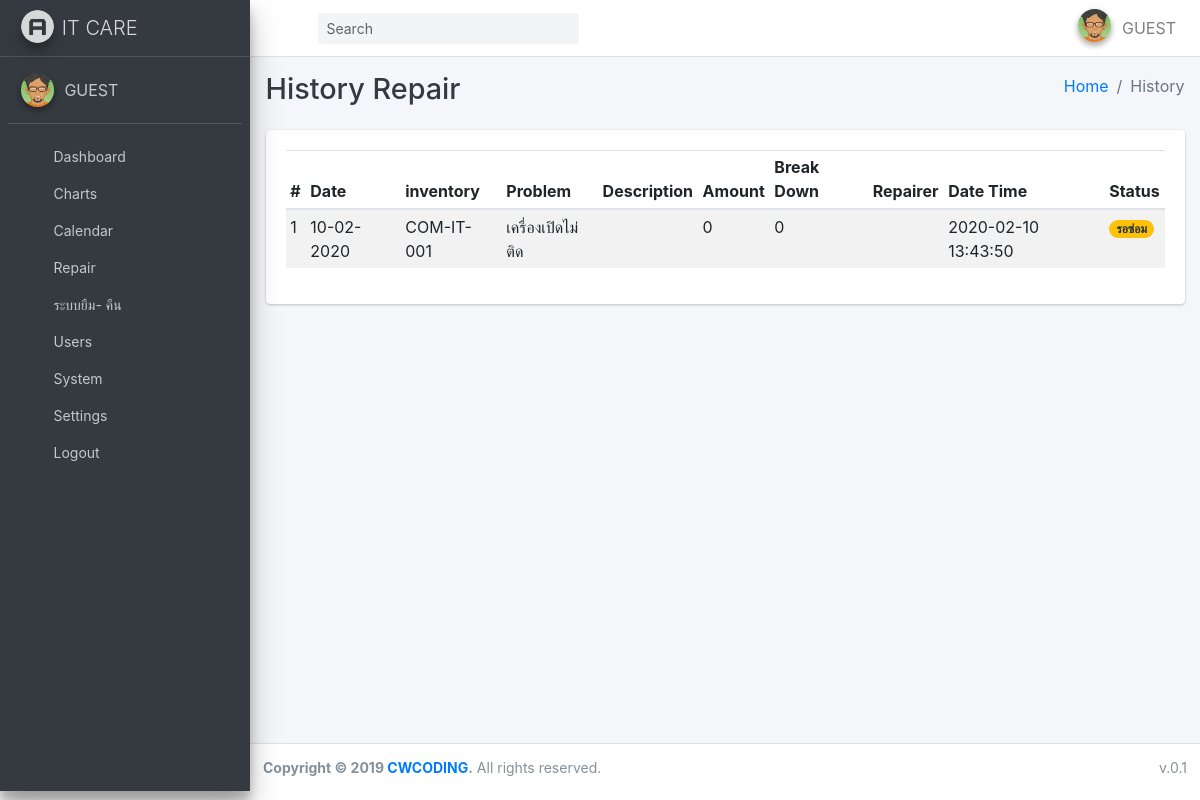
The page /?page=repair/view&inventory_id=1 on the database its author committed.
### tables this page shows
CREATE TABLE `system` (
  `id` int(11) NOT NULL,
  `title` varchar(50) DEFAULT NULL,
  `name` varchar(500) DEFAULT NULL,
  `line_token` varchar(50) NOT NULL,
  `updated_at` varchar(50) DEFAULT NULL,
  `created_at` varchar(50) DEFAULT NULL
);

CREATE TABLE `repair_detail` (
  `id` int(11) NOT NULL,
  `repair_id` int(11) DEFAULT NULL,
  `status_id` int(11) DEFAULT NULL,
  `note` varchar(500) DEFAULT NULL,
  `user_name` varchar(200) DEFAULT NULL,
  `updated_at` varchar(50) DEFAULT NULL,
  `created_at` varchar(50) DEFAULT NULL,
  `per_name` varchar(200) DEFAULT NULL,
  `amount` int(11) DEFAULT 0,
  `breakdown` int(11) DEFAULT 0,
  `inventory_id` varchar(50) DEFAULT NULL,
  `doc_date` date DEFAULT NULL,
  `problem_id` int(11) DEFAULT NULL
);

### db_function/function.php (called while the page is built, shortened)
<?php
function showDate($_date = NULL){
	$newDate="";
	if($_date!=""){
		 $newDate = date("d-m-Y", strtotime($_date));
	}
   return $newDate;
}
function fetch_all($fields, $table, $conditions = NULL , $req = NULL){
    global $conn;
    try{
        $stmt = $conn->prepare("SELECT $fields FROM $table $conditions ");
        if(!empty($req)){
            foreach($req as $key => $v){
                $stmt->bindParam(":".$key,$v);
            }
        }
        $result = $stmt->execute();
        $data = array();
        while($row = $stmt->fetch(PDO::FETCH_ASSOC)){
          $data[] = $row;
        }
    }catch(PDOException $e){
        echo "Error: " . $e->getMessage();
        die();
    }
    return $data;
}
?>

### apps/repair/view.php (the view, shortened to what this page needs)
<?php
  $fields = "*";
  $table = "repair_detail";
  $req = array(
    "inventory_id" => $_GET["inventory_id"]
  );
  $value = " WHERE inventory_id = :inventory_id  order by id desc ";
  $repair  = fetch_all($fields,$table,$value,$req);
  $inventory = fetch_all("*","inventory");
  $inventory_txt = array();
  foreach($inventory as $inven){
    $inventory_txt[$inven["id"]] = $inven["name"];
  }
  $r_status = fetch_all("*","status");
  $status_txt = array();
  foreach($r_status as $status){
    $status_txt[$status["id"]] = $status["name"];
  }
  $problem = fetch_all("*","problem");
  $pro_txt = array();
  foreach($problem as $pro){
    $pro_txt[$pro["id"]] = $pro["name"];
  }
?>
<div class="content-wrapper">
  <div class="content-header">
    <div class="container-fluid">
      <div class="row mb-2">
        <div class="col-sm-6">
          <h1 class="m-0 text-dark">History Repair </h1>
        </div>
        <div class="col-sm-6">
          <ol class="breadcrumb float-sm-right">
            <li class="breadcrumb-item"><a href="./">Home</a></li>
            <li class="breadcrumb-item active">History</li>
          </ol>
        </div>
      </div>
    </div>
  </div>
  <div class="content">
    <div class="container-fluid">
      <div class="row">
        <div class="col-lg-12">
          <div class="card">
            <div class="card-body">
              <form action="apps/repair/do_repair.php?action=delete_all" id="frm" method="POST">
                <div class="table-responsive">
                  <table class="table table-striped table-hover table-sm">
                    <thead>
                      <tr>
                        <th>#</th>
                        <th>Date</th>
                        <th>inventory</th>
                        <th>Problem</th>
                        <th>Description</th>
                        <th>Amount</th>
                        <th>Break Down</th>
                        <th>Repairer</th>
                        <th>Date Time</th>
                        <th>Status</th>
                      </tr>
                    </thead>
                    <tbody>
                      <?php
                 $i = 1;
                  foreach($repair as $repair){
                    if($repair["status_id"] == 1){
                      $bg = "warning";
                    }elseif($repair["status_id"] == 2){
                      $bg = "success";
                  }elseif($repair["status_id"] == 3){
                    $bg = "warning";
                  }
                  else{
                      $bg = "danger";
                    }
                ?>
                      <tr>
                        <td><?php echo $i++;?></td>
                        <td><?php echo  showDate($repair["doc_date"]) ;?></td>
                        <td><?php echo $inventory_txt[$repair["inventory_id"]];?></td>
                        <td><?php echo $pro_txt[$repair["problem_id"]];?></td>
                        <td><?php echo $repair["note"];?></td>
                        <td><?php echo $repair["amount"];?></td>
                        <td><?php echo $repair["breakdown"];?></td>
                        <td><?php echo  $repair["user_name"] ;?></td>
                        <td><?php echo  $repair["updated_at"] ;?></td>
                        <td><span class="badge badge-<?php echo $bg;?> badge-pill"><?php echo $status_txt[$repair["status_id"]];;?></span></td>
                      </tr>
                      <?php } ?>
                    </tbody>
                  </table>
                </div>
            </div>
          </div>
        </div>
      </div>
    </div>
  </div>
</div>

### index.php (shortened to what this page needs)
<?php
require_once(realpath(dirname(__FILE__) ."/db_function/connection.php"));
require_once(realpath(dirname(__FILE__) ."/db_function/function.php"));
require_once("route.php");
$page =isset($_GET['page'] ) ?$_GET['page'] :"";
if(empty($_GET["page"])){
  $page = "dashboard";
}else{
  $page = $_GET["page"];
}
$fields = "*";
$table = "system";
$req = array(
  "system_id" => 1
);
$value = " WHERE id = :system_id ";
$system = fetch_all($fields,$table,$value,$req);
if(!empty($system)){
  $system = $system[0];
}else{
  header("location:./");
  exit();
}
?>
<!DOCTYPE html>
<html lang="en">
<head>
  <link rel="stylesheet" href="plugins/icheck-bootstrap/icheck-bootstrap.min.css">
  <link rel="stylesheet" href="plugins/fontawesome-free/css/all.min.css">
  <link rel="stylesheet" href="plugins/fullcalendar/main.min.css">
  <link rel="stylesheet" href="plugins/fullcalendar-interaction/main.min.css">
  <link rel="stylesheet" href="plugins/fullcalendar-daygrid/main.min.css">
  <link rel="stylesheet" href="plugins/fullcalendar-timegrid/main.min.css">
  <link rel="stylesheet" href="plugins/fullcalendar-bootstrap/main.min.css">
  <link rel="stylesheet" href="dist/css/adminlte.min.css">
   <link rel="stylesheet" href="plugins/sweetalert2-theme-bootstrap-4/bootstrap-4.min.css">
  <link rel="stylesheet" href="plugins/toastr/toastr.min.css">
  <link rel="stylesheet" href="plugins/datatables-bs4/css/dataTables.bootstrap4.css">
  <link rel="stylesheet" href="plugins/summernote/summernote-bs4.css">
  <link rel="stylesheet" href="sourcesanspro/css.css" >
</head>
<body class="hold-transition sidebar-mini">
  <div class="wrapper">
    <?php include("include/navbar.php");?>
   <?php include("include/sidebar.php");?>
    <?php include($app_route[$page]);?>
    <?php include("include/footer.php");?>
  </div>
</body>
</html>

### include/navbar.php (shortened to what this page needs)
<nav class="main-header navbar navbar-expand navbar-white navbar-light">
  <ul class="navbar-nav">
    <li class="nav-item">
      <a class="nav-link" data-widget="pushmenu" href="#"><i class="fas fa-bars"></i></a>
    </li>
  </ul>
  <form id="frmsearch" name="frmsearch" class="form-inline ml-3" action="<? echo  $_SERVER['REQUEST_URI'];?>" method="post" enctype="multipart/form-data">
      <div class="input-group input-group-sm">
        <input autocomplete="off" class="form-control form-control-navbar" id="search" name="search" type="search" placeholder="Search" aria-label="Search">
        <div class="input-group-append">
          <button class="btn btn-navbar" id="btnsearch" name="btnsearch" type="submit">
            <i class="fas fa-search"></i>
          </button>
        </div>
      </div>
    </form>
  <ul class="navbar-nav ml-auto">
    <li class="nav-item dropdown user-menu">
      <a class="nav-link" data-toggle="dropdown" href="#">
      <?php if(!empty($_SESSION["PROFILE"])){ ?>
        <?php if(file_exists("uploads/users/".$_SESSION["PROFILE"])){ ?>
          <img src="uploads/users/<?php echo $_SESSION["PROFILE"];?>" class="user-image img-circle elevation-2" alt="Profile-img">
        <?php }else{ ?>
          <img src="dist/img/avatar04.png" class="user-image img-circle elevation-2" alt="Profile-img">
        <?php } ?>
      <?php }else{ ?>
          <img src="dist/img/avatar04.png" class="user-image img-circle elevation-2" alt="Profile-img">
      <?php } ?>
      <span class="d-none d-md-inline"><?php echo $_SESSION["FIRST_NAME"] ." ". $_SESSION["LAST_NAME"];?></span>
      </a>
    </li>
  </ul>
</nav>

### include/sidebar.php (shortened to what this page needs)
<?php
$arr_users = array("users","users/add","users/edit");
$arr_repair = array("repair","repair/add","repair/edit");
$arr_dashboard = array("dashboard");
$arr_charts = array("charts");
$arr_calendar = array("calendar");
$arr_system = array("system");
$arr_settings = array("category","section","types","brand","osname","status","problem","preventive",
"inventory", "inventory/add","inventory/edit" );
$arr_allservices = array("services", "services/add","services/rec");
?>
<aside class="main-sidebar sidebar-dark-primary elevation-4">
  <a href="./" class="brand-link">
    <img src="dist/img/AdminLTELogo.png" alt="AdminLTE Logo" class="brand-image img-circle elevation-3"
      style="opacity: .8">
    <span class="brand-text font-weight-light"><?php echo $system["name"];?></span>
  </a>
  <div class="sidebar os-host os-theme-light os-host-overflow os-host-overflow-y os-host-resize-disabled os-host-scrollbar-horizontal-hidden os-host-transition">
    <div class="user-panel mt-3 pb-3 mb-3 d-flex">
      <div class="image">
        <?php if(!empty($_SESSION["PROFILE"])){ ?>
        <?php if(file_exists("uploads/users/".$_SESSION["PROFILE"])){ ?>
        <img src="uploads/users/<?php echo $_SESSION["PROFILE"];?>" class="img-circle elevation-2" alt="Profile-img"
          style="max-width:34px; max-height:34px; min-width:34px; min-height:34px;">
        <?php }else{ ?>
        <img src="dist/img/avatar04.png" class="img-circle elevation-2" alt="User Image">
        <?php } ?>
        <?php }else{ ?>
        <img src="dist/img/avatar04.png" class="img-circle elevation-2" alt="User Image">
        <?php } ?>
      </div>
      <div class="info">
        <a href="?page=profile" class="d-block"><?php echo $_SESSION["FIRST_NAME"] ." ". $_SESSION["LAST_NAME"];?></a>
      </div>
    </div>
    <nav class="mt-2">
      <ul class="nav nav-pills nav-sidebar flex-column nav-compact nav-child-indent text-sm" data-widget="treeview" role="menu" data-accordion="false">
        <li class="nav-item">
          <a href="?page=dashboard" class="nav-link <?php if(in_array($page, $arr_dashboard)){echo "active"; }?>">
            <i class="nav-icon fas fa-tachometer-alt"></i>
            <p>
              Dashboard
            </p>
          </a>
        </li>
        <li class="nav-item">
          <a href="?page=charts" class="nav-link <?php if(in_array($page, $arr_charts)){echo "active"; }?>">
            <i class="nav-icon fas fa-chart-pie"></i>
            <p>
            Charts
            </p>
          </a>
        </li>
        <li class="nav-item">
          <a href="?page=calendar" class="nav-link <?php if(in_array($page, $arr_calendar)){echo "active"; }?>">
            <i class="nav-icon fas fa-calendar-alt"></i>
            <p>
            Calendar
            </p>
          </a>
        </li>
        <li class="nav-item">
          <a href="?page=repair" class="nav-link <?php if(in_array($page, $arr_repair)){echo "active"; }?>">
            <i class="nav-icon fas fa-clipboard-list"></i>
            <p>
              Repair
            </p>
          </a>
        </li>
        <li class="nav-item has-treeview <?php if(in_array($page, $arr_allservices)){echo "menu-open"; }?>">
          <a href="#" class="nav-link <?php if(in_array($page, $arr_allservices)){echo "active"; }?>">
            <i class="nav-icon fas fa-cogs"></i>
            <p> ระบบยืม- คืน
              <i class="right fas fa-angle-left"></i>
            </p>
          </a>
        </li>
        <li class="nav-item">
          <a href="?page=users" class="nav-link <?php if(in_array($page, $arr_users)){echo "active"; }?>">
            <i class="nav-icon fas fa-users"></i>
            <p>
              Users
            </p>
          </a>
        </li>
        <li class="nav-item">
          <a href="?page=system" class="nav-link <?php if(in_array($page, $arr_system)){echo "active"; }?>">
            <i class="nav-icon fas fa-sliders-h"></i>
            <p>
              System
            </p>
          </a>
        </li>
        <li class="nav-item has-treeview <?php if(in_array($page, $arr_settings)){echo "menu-open"; }?>">
          <a href="#" class="nav-link <?php if(in_array($page, $arr_settings)){echo "active"; }?>">
            <i class="nav-icon fas fa-cogs"></i>
            <p>
              Settings
              <i class="right fas fa-angle-left"></i>
            </p>
          </a>
        </li>
        <li class="nav-item">
          <a href="javascript:void(0);" class="nav-link" data-toggle="modal" data-target="#logoutModal">
            <i class="nav-icon fas fa-sign-out-alt"></i>
            <p>
              Logout
            </p>
          </a>
        </li>
      </ul>
    </nav>
  </div>
</aside>

### include/footer.php
<footer class="main-footer text-sm">
  <div class="float-right d-none d-sm-inline">
    v.0.1
  </div>
  <strong>Copyright &copy; 2019 <a href="https://www.facebook.com/CWCODING/">CWCODING</a>.</strong> All rights reserved.
</footer>

### rows shown on the page
system: name "IT CARE"
repair_detail: doc_date "10-02-2020", inventory "COM-IT-001", problem "เครื่องเปิดไม่ติด", amount "0", breakdown "0", updated_at "2020-02-10 13:43:50", status "รอซ่อม"

### other values the page prints
$_SESSION["FIRST_NAME"] "GUEST"
